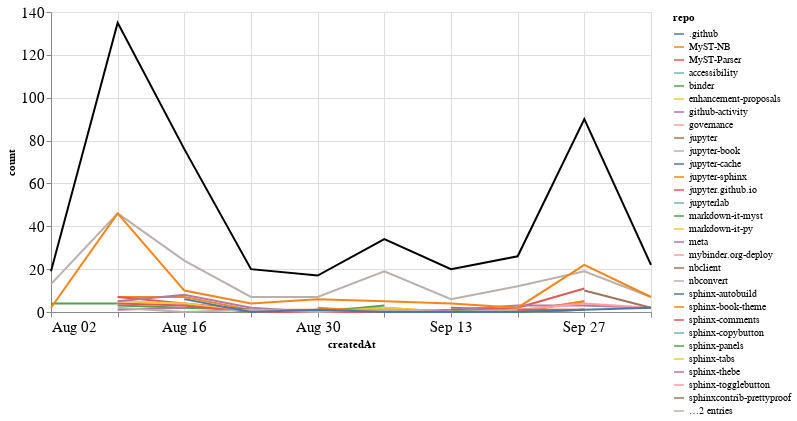

Notebook code cell kept with this figure:
### Markdown cell above
## Comments

### Code cell
comments_time = comments.groupby('repo').resample('W', on='createdAt').count()['author'].reset_index()
comments_time = comments_time.rename(columns={'author': 'count'})
comments_time_total = comments_time.groupby('createdAt').agg({"count": "sum"}).reset_index()
ch1 = alt.Chart(comments_time, width=600).mark_line().encode(
    x='createdAt',
    y='count',
    color='repo',
    tooltip="repo"
)

ch2 = alt.Chart(comments_time_total, width=600).mark_line(color="black").encode(
    x='createdAt',
    y='count',
)

ch1 + ch2

### Figure 1 — Vega-Lite specification as saved in the notebook (floating-point values rounded to 4 significant figures)
{"config": {"axisLeft": {"labelFontSize": 15}, "axisBottom": {"labelFontSize": 15}}, "layer": [{"data": {"name": "data-01294e95d64325f5a4d3e305a665bf6a"}, "mark": "line", "encoding": {"color": {"type": "nominal", "field": "repo"}, "tooltip": {"type": "nominal", "field": "repo"}, "x": {"type": "temporal", "field": "createdAt"}, "y": {"type": "quantitative", "field": "count"}}, "width": 600}, {"data": {"name": "data-65687e10470562231d47fc3bce5439cb"}, "mark": {"type": "line", "color": "black"}, "encoding": {"x": {"type": "temporal", "field": "createdAt"}, "y": {"type": "quantitative", "field": "count"}}, "width": 600}], "$schema": "https://vega.github.io/schema/vega-lite/v4.8.1.json", "datasets": {"data-01294e95d64325f5a4d3e305a665bf6a": [{"repo": ".github", "createdAt": "2020-08-09T00:00:00", "count": 3}, {"repo": "MyST-NB", "createdAt": "2020-08-09T00:00:00", "count": 7}, {"repo": "MyST-NB", "createdAt": "2020-08-16T00:00:00", "count": 7}, {"repo": "MyST-NB", "createdAt": "2020-08-23T00:00:00", "count": 1}, {"repo": "MyST-NB", "createdAt": "2020-08-30T00:00:00", "count": 1}, {"repo": "MyST-NB", "createdAt": "2020-09-06T00:00:00", "count": 2}, {"repo": "MyST-NB", "createdAt": "2020-09-13T00:00:00", "count": 0}, {"repo": "MyST-NB", "createdAt": "2020-09-20T00:00:00", "count": 0}, {"repo": "MyST-NB", "createdAt": "2020-09-27T00:00:00", "count": 5}, {"repo": "MyST-Parser", "createdAt": "2020-08-09T00:00:00", "count": 7}, {"repo": "MyST-Parser", "createdAt": "2020-08-16T00:00:00", "count": 4}, {"repo": "MyST-Parser", "createdAt": "2020-08-23T00:00:00", "count": 1}, {"repo": "MyST-Parser", "createdAt": "2020-08-30T00:00:00", "count": 0}, {"repo": "MyST-Parser", "createdAt": "2020-09-06T00:00:00", "count": 1}, {"repo": "MyST-Parser", "createdAt": "2020-09-13T00:00:00", "count": 0}, {"repo": "MyST-Parser", "createdAt": "2020-09-20T00:00:00", "count": 2}, {"repo": "MyST-Parser", "createdAt": "2020-09-27T00:00:00", "count": 11}, {"repo": "accessibility", "createdAt": "2020-08-09T00:00:00", "count": 1}, {"repo": "binder", "createdAt": "2020-08-09T00:00:00", "count": 3}, {"repo": "binder", "createdAt": "2020-08-16T00:00:00", "count": 2}, {"repo": "binder", "createdAt": "2020-08-23T00:00:00", "count": 1}, {"repo": "binder", "createdAt": "2020-08-30T00:00:00", "count": 0}, {"repo": "binder", "createdAt": "2020-09-06T00:00:00", "count": 3}, {"repo": "enhancement-proposals", "createdAt": "2020-08-16T00:00:00", "count": 4}, {"repo": "enhancement-proposals", "createdAt": "2020-08-23T00:00:00", "count": 0}, {"repo": "enhancement-proposals", "createdAt": "2020-08-30T00:00:00", "count": 0}, {"repo": "enhancement-proposals", "createdAt": "2020-09-06T00:00:00", "count": 2}, {"repo": "enhancement-proposals", "createdAt": "2020-09-13T00:00:00", "count": 0}, {"repo": "enhancement-proposals", "createdAt": "2020-09-20T00:00:00", "count": 1}, {"repo": "enhancement-proposals", "createdAt": "2020-09-27T00:00:00", "count": 1}, {"repo": "github-activity", "createdAt": "2020-08-09T00:00:00", "count": 1}, {"repo": "github-activity", "createdAt": "2020-08-16T00:00:00", "count": 2}, {"repo": "governance", "createdAt": "2020-08-09T00:00:00", "count": 1}, {"repo": "jupyter", "createdAt": "2020-09-20T00:00:00", "count": 2}, {"repo": "jupyter-book", "createdAt": "2020-08-02T00:00:00", "count": 13}, {"repo": "jupyter-book", "createdAt": "2020-08-09T00:00:00", "count": 46}, {"repo": "jupyter-book", "createdAt": "2020-08-16T00:00:00", "count": 24}, {"repo": "jupyter-book", "createdAt": "2020-08-23T00:00:00", "count": 7}, {"repo": "jupyter-book", "createdAt": "2020-08-30T00:00:00", "count": 7}, {"repo": "jupyter-book", "createdAt": "2020-09-06T00:00:00", "count": 19}, {"repo": "jupyter-book", "createdAt": "2020-09-13T00:00:00", "count": 6}, {"repo": "jupyter-book", "createdAt": "2020-09-20T00:00:00", "count": 12}, {"repo": "jupyter-book", "createdAt": "2020-09-27T00:00:00", "count": 19}, {"repo": "jupyter-book", "createdAt": "2020-10-04T00:00:00", "count": 7}, {"repo": "jupyter-cache", "createdAt": "2020-09-27T00:00:00", "count": 2}, {"repo": "jupyter-sphinx", "createdAt": "2020-08-30T00:00:00", "count": 2}, {"repo": "jupyter-sphinx", "createdAt": "2020-09-06T00:00:00", "count": 0}, {"repo": "jupyter-sphinx", "createdAt": "2020-09-13T00:00:00", "count": 0}, {"repo": "jupyter-sphinx", "createdAt": "2020-09-20T00:00:00", "count": 0}, {"repo": "jupyter-sphinx", "createdAt": "2020-09-27T00:00:00", "count": 5}, {"repo": "jupyter.github.io", "createdAt": "2020-09-13T00:00:00", "count": 2}, {"repo": "jupyter.github.io", "createdAt": "2020-09-20T00:00:00", "count": 1}, {"repo": "jupyterlab", "createdAt": "2020-09-06T00:00:00", "count": 1}, {"repo": "jupyterlab", "createdAt": "2020-09-13T00:00:00", "count": 0}, {"repo": "jupyterlab", "createdAt": "2020-09-20T00:00:00", "count": 0}, {"repo": "jupyterlab", "createdAt": "2020-09-27T00:00:00", "count": 1}, {"repo": "markdown-it-myst", "createdAt": "2020-08-02T00:00:00", "count": 4}, {"repo": "markdown-it-myst", "createdAt": "2020-08-09T00:00:00", "count": 4}, {"repo": "markdown-it-py", "createdAt": "2020-08-09T00:00:00", "count": 5}, {"repo": "markdown-it-py", "createdAt": "2020-08-16T00:00:00", "count": 4}, {"repo": "markdown-it-py", "createdAt": "2020-08-23T00:00:00", "count": 0}, {"repo": "markdown-it-py", "createdAt": "2020-08-30T00:00:00", "count": 0}, {"repo": "markdown-it-py", "createdAt": "2020-09-06T00:00:00", "count": 0}, {"repo": "markdown-it-py", "createdAt": "2020-09-13T00:00:00", "count": 0}, {"repo": "markdown-it-py", "createdAt": "2020-09-20T00:00:00", "count": 0}, {"repo": "markdown-it-py", "createdAt": "2020-09-27T00:00:00", "count": 1}, {"repo": "meta", "createdAt": "2020-08-09T00:00:00", "count": 5}, {"repo": "meta", "createdAt": "2020-08-16T00:00:00", "count": 8}, {"repo": "meta", "createdAt": "2020-08-23T00:00:00", "count": 2}, {"repo": "meta", "createdAt": "2020-08-30T00:00:00", "count": 0}, {"repo": "meta", "createdAt": "2020-09-06T00:00:00", "count": 0}, {"repo": "meta", "createdAt": "2020-09-13T00:00:00", "count": 1}, {"repo": "meta", "createdAt": "2020-09-20T00:00:00", "count": 3}, {"repo": "meta", "createdAt": "2020-09-27T00:00:00", "count": 3}, {"repo": "meta", "createdAt": "2020-10-04T00:00:00", "count": 2}, {"repo": "mybinder.org-deploy", "createdAt": "2020-08-23T00:00:00", "count": 1}, {"repo": "mybinder.org-deploy", "createdAt": "2020-08-30T00:00:00", "count": 0}, {"repo": "mybinder.org-deploy", "createdAt": "2020-09-06T00:00:00", "count": 0}, {"repo": "mybinder.org-deploy", "createdAt": "2020-09-13T00:00:00", "count": 0}, {"repo": "mybinder.org-deploy", "createdAt": "2020-09-20T00:00:00", "count": 1}, {"repo": "mybinder.org-deploy", "createdAt": "2020-09-27T00:00:00", "count": 4}, {"repo": "mybinder.org-deploy", "createdAt": "2020-10-04T00:00:00", "count": 2}, {"repo": "nbclient", "createdAt": "2020-09-13T00:00:00", "count": 1}, {"repo": "nbconvert", "createdAt": "2020-09-13T00:00:00", "count": 2}, {"repo": "sphinx-autobuild", "createdAt": "2020-08-16T00:00:00", "count": 1}, {"repo": "sphinx-book-theme", "createdAt": "2020-08-02T00:00:00", "count": 2}, {"repo": "sphinx-book-theme", "createdAt": "2020-08-09T00:00:00", "count": 46}, {"repo": "sphinx-book-theme", "createdAt": "2020-08-16T00:00:00", "count": 10}, {"repo": "sphinx-book-theme", "createdAt": "2020-08-23T00:00:00", "count": 4}, {"repo": "sphinx-book-theme", "createdAt": "2020-08-30T00:00:00", "count": 6}, {"repo": "sphinx-book-theme", "createdAt": "2020-09-06T00:00:00", "count": 5}, {"repo": "sphinx-book-theme", "createdAt": "2020-09-13T00:00:00", "count": 4}, {"repo": "sphinx-book-theme", "createdAt": "2020-09-20T00:00:00", "count": 2}, {"repo": "sphinx-book-theme", "createdAt": "2020-09-27T00:00:00", "count": 22}, {"repo": "sphinx-book-theme", "createdAt": "2020-10-04T00:00:00", "count": 7}, {"repo": "sphinx-comments", "createdAt": "2020-08-09T00:00:00", "count": 4}, {"repo": "sphinx-comments", "createdAt": "2020-08-16T00:00:00", "count": 3}, {"repo": "sphinx-comments", "createdAt": "2020-08-23T00:00:00", "count": 0}, {"repo": "sphinx-comments", "createdAt": "2020-08-30T00:00:00", "count": 0}, {"repo": "sphinx-comments", "createdAt": "2020-09-06T00:00:00", "count": 0}, {"repo": "sphinx-comments", "createdAt": "2020-09-13T00:00:00", "count": 0}, {"repo": "sphinx-comments", "createdAt": "2020-09-20T00:00:00", "count": 1}, {"repo": "sphinx-comments", "createdAt": "2020-09-27T00:00:00", "count": 1}, {"repo": "sphinx-copybutton", "createdAt": "2020-09-27T00:00:00", "count": 3}, {"repo": "sphinx-panels", "createdAt": "2020-09-13T00:00:00", "count": 1}, {"repo": "sphinx-panels", "createdAt": "2020-09-20T00:00:00", "count": 0}, {"repo": "sphinx-panels", "createdAt": "2020-09-27T00:00:00", "count": 1}, {"repo": "sphinx-tabs", "createdAt": "2020-08-23T00:00:00", "count": 2}, {"repo": "sphinx-thebe", "createdAt": "2020-08-16T00:00:00", "count": 1}, {"repo": "sphinx-togglebutton", "createdAt": "2020-09-13T00:00:00", "count": 3}, {"repo": "sphinxcontrib-prettyproof", "createdAt": "2020-09-27T00:00:00", "count": 10}, {"repo": "sphinxcontrib-prettyproof", "createdAt": "2020-10-04T00:00:00", "count": 2}, {"repo": "team-compass", "createdAt": "2020-08-09T00:00:00", "count": 2}, {"repo": "team-compass", "createdAt": "2020-08-16T00:00:00", "count": 0}, {"repo": "team-compass", "createdAt": "2020-08-23T00:00:00", "count": 1}, {"repo": "team-compass", "createdAt": "2020-08-30T00:00:00", "count": 0}, {"repo": "team-compass", "createdAt": "2020-09-06T00:00:00", "count": 1}, {"repo": "team-compass", "createdAt": "2020-09-13T00:00:00", "count": 0}, {"repo": "team-compass", "createdAt": "2020-09-20T00:00:00", "count": 1}, {"repo": "thebe", "createdAt": "2020-08-16T00:00:00", "count": 6}, {"repo": "thebe", "createdAt": "2020-08-23T00:00:00", "count": 0}, {"repo": "thebe", "createdAt": "2020-08-30T00:00:00", "count": 1}, {"repo": "thebe", "createdAt": "2020-09-06T00:00:00", "count": 0}, {"repo": "thebe", "createdAt": "2020-09-13T00:00:00", "count": 0}, {"repo": "thebe", "createdAt": "2020-09-20T00:00:00", "count": 0}, {"repo": "thebe", "createdAt": "2020-09-27T00:00:00", "count": 1}, {"repo": "thebe", "createdAt": "2020-10-04T00:00:00", "count": 2}], "data-65687e10470562231d47fc3bce5439cb": [{"createdAt": "2020-08-02T00:00:00", "count": 19}, {"createdAt": "2020-08-09T00:00:00", "count": 135}, {"createdAt": "2020-08-16T00:00:00", "count": 76}, {"createdAt": "2020-08-23T00:00:00", "count": 20}, {"createdAt": "2020-08-30T00:00:00", "count": 17}, {"createdAt": "2020-09-06T00:00:00", "count": 34}, {"createdAt": "2020-09-13T00:00:00", "count": 20}, {"createdAt": "2020-09-20T00:00:00", "count": 26}, {"createdAt": "2020-09-27T00:00:00", "count": 90}, {"createdAt": "2020-10-04T00:00:00", "count": 22}]}}
